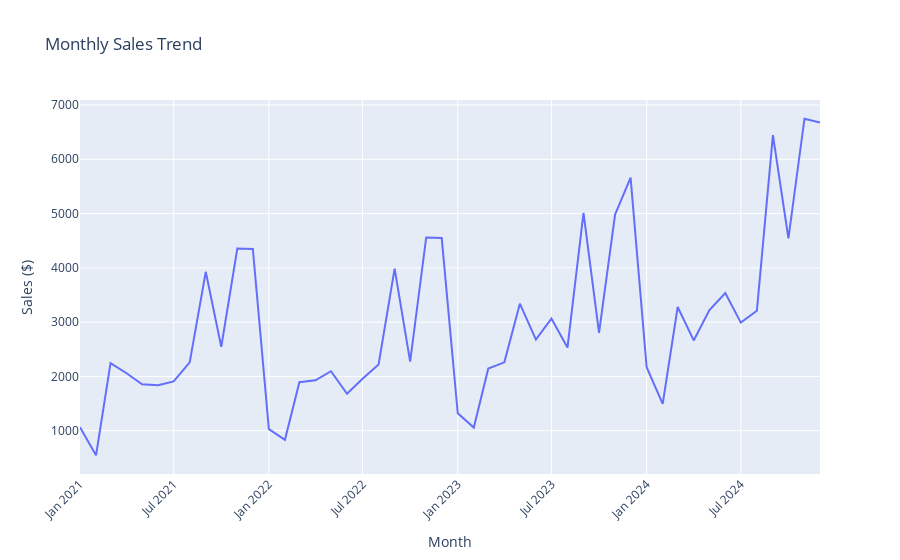

Source (notebook cell):
### Markdown cell above
## 4. Time Series Analysis

### Code cell
# Monthly sales trend
monthly = sales.groupby('YearMonth').agg({
    'Sales': 'sum',
    'Units': 'sum',
    'Order ID': 'nunique'
}).reset_index()
monthly.columns = ['YearMonth', 'Sales', 'Units', 'Orders']

fig = px.line(monthly, x='YearMonth', y='Sales', 
              title='Monthly Sales Trend',
              labels={'Sales': 'Sales ($)', 'YearMonth': 'Month'})
fig.update_layout(xaxis_tickangle=-45)
fig.show()

### Figure 1 — Plotly figure (JSON) as saved in the notebook; plotly's stock layout.template omitted (floating-point values rounded to 4 significant figures)
{"data": [{"hovertemplate": "Month=%{x}<br>Sales ($)=%{y}<extra></extra>", "legendgroup": "", "line": {"color": "#636efa", "dash": "solid"}, "marker": {"symbol": "circle"}, "mode": "lines", "name": "", "orientation": "v", "showlegend": false, "type": "scatter", "x": ["2021-01", "2021-02", "2021-03", "2021-04", "2021-05", "2021-06", "2021-07", "2021-08", "2021-09", "2021-10", "2021-11", "2021-12", "2022-01", "2022-02", "2022-03", "2022-04", "2022-05", "2022-06", "2022-07", "2022-08", "2022-09", "2022-10", "2022-11", "2022-12", "2023-01", "2023-02", "2023-03", "2023-04", "2023-05", "2023-06", "2023-07", "2023-08", "2023-09", "2023-10", "2023-11", "2023-12", "2024-01", "2024-02", "2024-03", "2024-04", "2024-05", "2024-06", "2024-07", "2024-08", "2024-09", "2024-10", "2024-11", "2024-12"], "xaxis": "x", "y": [1065.0, 547.1, 2246.0, 2059.0, 1855.0, 1838.0, 1908.0, 2258.0, 3927.0, 2545.0, 4357.0, 4347.0, 1029.0, 832.8, 1893.0, 1929.0, 2096.0, 1680.0, 1957.0, 2219.0, 3985.0, 2271.0, 4561.0, 4549.0, 1320.0, 1058.0, 2145.0, 2259.0, 3340.0, 2678.0, 3066.0, 2532.0, 5014.0, 2804.0, 4981.0, 5662.0, 2169.0, 1495.0, 3279.0, 2663.0, 3216.0, 3537.0, 2991.0, 3208.0, 6444.0, 4542.0, 6748.0, 6676.0], "yaxis": "y"}], "layout": {"legend": {"tracegroupgap": 0}, "title": {"text": "Monthly Sales Trend"}, "xaxis": {"anchor": "y", "domain": [0.0, 1.0], "tickangle": -45, "title": {"text": "Month"}}, "yaxis": {"anchor": "x", "domain": [0.0, 1.0], "title": {"text": "Sales ($)"}}}}
